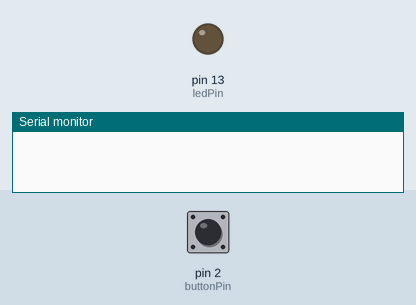
Recording of a sketch running on a simulated Arduino Uno, built with avr-gcc and run on an emulated ATmega328P. Shown: output pins drawn as LEDs (lit = HIGH), the last lines printed to the serial monitor. Inputs (shaded band) come from the test bench; at power-on: pin 2 (buttonPin) LOW.

Above: at 1.2 s.
1.3 s: pin 2 (buttonPin) pulled HIGH for 0.15 s
At 1.38 s:
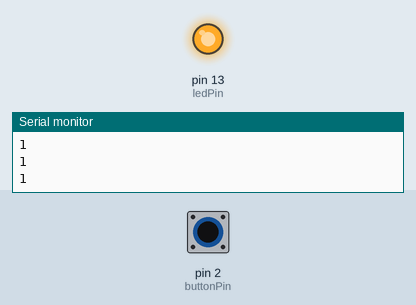
2.9 s: pin 2 (buttonPin) pulled HIGH for 3.2 s
At 6.5 s:
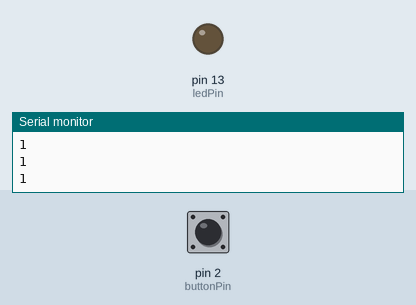
Timing chart, 0 to 8.0 s (numbered marks = the images above; inputs shaded):
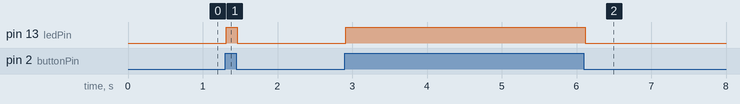

The sketch:

Sprint_Arduino.ino
```cpp
// constants won't change. They're used here to
// set pin numbers:
const int buttonPin = 2;     // the number of the pushbutton pin
const int ledPin =  13;      // the number of the LED pin

// variables will change:
int buttonState = 0;         // variable for reading the pushbutton status

void setup() {
  Serial.begin(9600); // initialize serial communications
  // initialize the LED pin as an output:
  pinMode(ledPin, OUTPUT);
  // initialize the pushbutton pin as an input:
  pinMode(buttonPin, INPUT);
}

void loop() {
  // read the state of the pushbutton value:
  buttonState = digitalRead(buttonPin);

  delay(10);
  // check if the pushbutton is pressed.
  // if it is, the buttonState is HIGH:
  if (buttonState == HIGH) {
    // turn LED on:
    digitalWrite(ledPin, HIGH);
    Serial.println(1);

  } else {
    // turn LED off:
    digitalWrite(ledPin, LOW);
  }
}
```

Measured:
- after the input at 1.3 s, pin 13 (ledPin): LOW → HIGH at once, → LOW 0.15 s later
- after the input at 2.9 s, pin 13 (ledPin): LOW → HIGH at once, → LOW 3.2 s later
